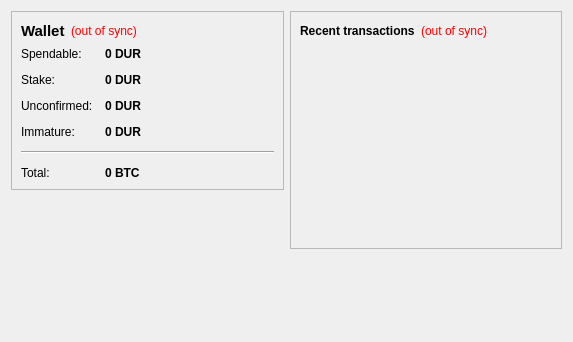
<?xml version="1.0" encoding="UTF-8"?>
<ui version="4.0">
 <class>OverviewPage</class>
 <widget class="QWidget" name="OverviewPage">
  <property name="geometry">
   <rect>
    <x>0</x>
    <y>0</y>
    <width>573</width>
    <height>342</height>
   </rect>
  </property>
  <property name="windowTitle">
   <string>Form</string>
  </property>
  <layout class="QHBoxLayout" name="horizontalLayout" stretch="1,1">
   <item>
    <layout class="QVBoxLayout" name="verticalLayout_2">
     <item>
      <widget class="QFrame" name="frame">
       <property name="frameShape">
        <enum>QFrame::StyledPanel</enum>
       </property>
       <property name="frameShadow">
        <enum>QFrame::Raised</enum>
       </property>
       <layout class="QVBoxLayout" name="verticalLayout_4">
        <item>
         <layout class="QHBoxLayout" name="horizontalLayout_4">
          <item>
           <widget class="QLabel" name="label_5">
            <property name="font">
             <font>
              <pointsize>11</pointsize>
              <weight>75</weight>
              <bold>true</bold>
             </font>
            </property>
            <property name="text">
             <string>Wallet</string>
            </property>
           </widget>
          </item>
          <item>
           <widget class="QLabel" name="labelWalletStatus">
            <property name="toolTip">
             <string>The displayed information may be out of date. Your wallet automatically synchronizes with the dur network after a connection is established, but this process has not completed yet.</string>
            </property>
            <property name="styleSheet">
             <string notr="true">QLabel { color: red; }</string>
            </property>
            <property name="text">
             <string notr="true">(out of sync)</string>
            </property>
            <property name="alignment">
             <set>Qt::AlignLeading|Qt::AlignLeft|Qt::AlignVCenter</set>
            </property>
           </widget>
          </item>
          <item>
           <spacer name="horizontalSpacer_2">
            <property name="orientation">
             <enum>Qt::Horizontal</enum>
            </property>
            <property name="sizeHint" stdset="0">
             <size>
              <width>40</width>
              <height>20</height>
             </size>
            </property>
           </spacer>
          </item>
         </layout>
        </item>
        <item>
         <layout class="QFormLayout" name="formLayout_2">
          <property name="fieldGrowthPolicy">
           <enum>QFormLayout::AllNonFixedFieldsGrow</enum>
          </property>
          <property name="horizontalSpacing">
           <number>12</number>
          </property>
          <property name="verticalSpacing">
           <number>12</number>
          </property>
          <item row="0" column="0">
           <widget class="QLabel" name="label">
            <property name="text">
             <string>Spendable:</string>
            </property>
           </widget>
          </item>
          <item row="0" column="1">
           <widget class="QLabel" name="labelBalance">
            <property name="font">
             <font>
              <weight>75</weight>
              <bold>true</bold>
             </font>
            </property>
            <property name="cursor">
             <cursorShape>IBeamCursor</cursorShape>
            </property>
            <property name="toolTip">
             <string>Your current spendable balance</string>
            </property>
            <property name="text">
             <string notr="true">0 DUR</string>
            </property>
            <property name="textInteractionFlags">
             <set>Qt::LinksAccessibleByMouse|Qt::TextSelectableByKeyboard|Qt::TextSelectableByMouse</set>
            </property>
           </widget>
          </item>
          <item row="1" column="0">
           <widget class="QLabel" name="label_6">
            <property name="text">
             <string>Stake:</string>
            </property>
           </widget>
          </item>
          <item row="1" column="1">
           <widget class="QLabel" name="labelStake">
            <property name="font">
             <font>
              <weight>75</weight>
              <bold>true</bold>
             </font>
            </property>
            <property name="cursor">
             <cursorShape>IBeamCursor</cursorShape>
            </property>
            <property name="toolTip">
             <string>Total of coins that was staked, and do not yet count toward the current balance</string>
            </property>
            <property name="text">
             <string notr="true">0 DUR</string>
            </property>
            <property name="textInteractionFlags">
             <set>Qt::LinksAccessibleByMouse|Qt::TextSelectableByKeyboard|Qt::TextSelectableByMouse</set>
            </property>
           </widget>
          </item>
          <item row="2" column="0">
           <widget class="QLabel" name="label_3">
            <property name="text">
             <string>Unconfirmed:</string>
            </property>
           </widget>
          </item>
          <item row="2" column="1">
           <widget class="QLabel" name="labelUnconfirmed">
            <property name="font">
             <font>
              <weight>75</weight>
              <bold>true</bold>
             </font>
            </property>
            <property name="cursor">
             <cursorShape>IBeamCursor</cursorShape>
            </property>
            <property name="toolTip">
             <string>Total of transactions that have yet to be confirmed, and do not yet count toward the current balance</string>
            </property>
            <property name="text">
             <string notr="true">0 DUR</string>
            </property>
            <property name="textInteractionFlags">
             <set>Qt::LinksAccessibleByMouse|Qt::TextSelectableByKeyboard|Qt::TextSelectableByMouse</set>
            </property>
           </widget>
          </item>
          <item row="3" column="0">
           <widget class="QLabel" name="labelImmatureText">
            <property name="text">
             <string>Immature:</string>
            </property>
           </widget>
          </item>
          <item row="3" column="1">
           <widget class="QLabel" name="labelImmature">
            <property name="font">
             <font>
              <weight>75</weight>
              <bold>true</bold>
             </font>
            </property>
            <property name="toolTip">
             <string>Mined balance that has not yet matured</string>
            </property>
            <property name="text">
             <string notr="true">0 DUR</string>
            </property>
            <property name="textInteractionFlags">
             <set>Qt::LinksAccessibleByMouse|Qt::TextSelectableByKeyboard|Qt::TextSelectableByMouse</set>
            </property>
           </widget>
          </item>
          <item row="4" column="0" colspan="2">
           <widget class="Line" name="line">
            <property name="orientation">
             <enum>Qt::Horizontal</enum>
            </property>
           </widget>
          </item>
          <item row="5" column="0">
           <widget class="QLabel" name="labelTotalText">
            <property name="text">
             <string>Total:</string>
            </property>
           </widget>
          </item>
          <item row="5" column="1">
           <widget class="QLabel" name="labelTotal">
            <property name="font">
             <font>
              <weight>75</weight>
              <bold>true</bold>
             </font>
            </property>
            <property name="cursor">
             <cursorShape>IBeamCursor</cursorShape>
            </property>
            <property name="toolTip">
             <string>Your current total balance</string>
            </property>
            <property name="text">
             <string notr="true">0 BTC</string>
            </property>
            <property name="textInteractionFlags">
             <set>Qt::LinksAccessibleByMouse|Qt::TextSelectableByKeyboard|Qt::TextSelectableByMouse</set>
            </property>
           </widget>
          </item>
         </layout>
        </item>
       </layout>
      </widget>
     </item>
     <item>
      <spacer name="verticalSpacer">
       <property name="orientation">
        <enum>Qt::Vertical</enum>
       </property>
       <property name="sizeHint" stdset="0">
        <size>
         <width>20</width>
         <height>40</height>
        </size>
       </property>
      </spacer>
     </item>
    </layout>
   </item>
   <item>
    <layout class="QVBoxLayout" name="verticalLayout_3">
     <item>
      <widget class="QFrame" name="frame_2">
       <property name="frameShape">
        <enum>QFrame::StyledPanel</enum>
       </property>
       <property name="frameShadow">
        <enum>QFrame::Raised</enum>
       </property>
       <layout class="QVBoxLayout" name="verticalLayout">
        <item>
         <layout class="QHBoxLayout" name="horizontalLayout_2">
          <item>
           <widget class="QLabel" name="label_4">
            <property name="text">
             <string>&lt;b&gt;Recent transactions&lt;/b&gt;</string>
            </property>
           </widget>
          </item>
          <item>
           <widget class="QLabel" name="labelTransactionsStatus">
            <property name="toolTip">
             <string>The displayed information may be out of date. Your wallet automatically synchronizes with the dur network after a connection is established, but this process has not completed yet.</string>
            </property>
            <property name="styleSheet">
             <string notr="true">QLabel { color: red; }</string>
            </property>
            <property name="text">
             <string notr="true">(out of sync)</string>
            </property>
            <property name="alignment">
             <set>Qt::AlignRight|Qt::AlignTrailing|Qt::AlignVCenter</set>
            </property>
           </widget>
          </item>
          <item>
           <spacer name="horizontalSpacer">
            <property name="orientation">
             <enum>Qt::Horizontal</enum>
            </property>
            <property name="sizeHint" stdset="0">
             <size>
              <width>40</width>
              <height>20</height>
             </size>
            </property>
           </spacer>
          </item>
         </layout>
        </item>
        <item>
         <widget class="QListView" name="listTransactions">
          <property name="styleSheet">
           <string notr="true">QListView { background: transparent; }</string>
          </property>
          <property name="frameShape">
           <enum>QFrame::NoFrame</enum>
          </property>
          <property name="verticalScrollBarPolicy">
           <enum>Qt::ScrollBarAlwaysOff</enum>
          </property>
          <property name="horizontalScrollBarPolicy">
           <enum>Qt::ScrollBarAlwaysOff</enum>
          </property>
          <property name="selectionMode">
           <enum>QAbstractItemView::NoSelection</enum>
          </property>
         </widget>
        </item>
       </layout>
      </widget>
     </item>
     <item>
      <spacer name="verticalSpacer_2">
       <property name="orientation">
        <enum>Qt::Vertical</enum>
       </property>
       <property name="sizeHint" stdset="0">
        <size>
         <width>20</width>
         <height>40</height>
        </size>
       </property>
      </spacer>
     </item>
    </layout>
   </item>
  </layout>
 </widget>
 <resources/>
 <connections/>
</ui>
